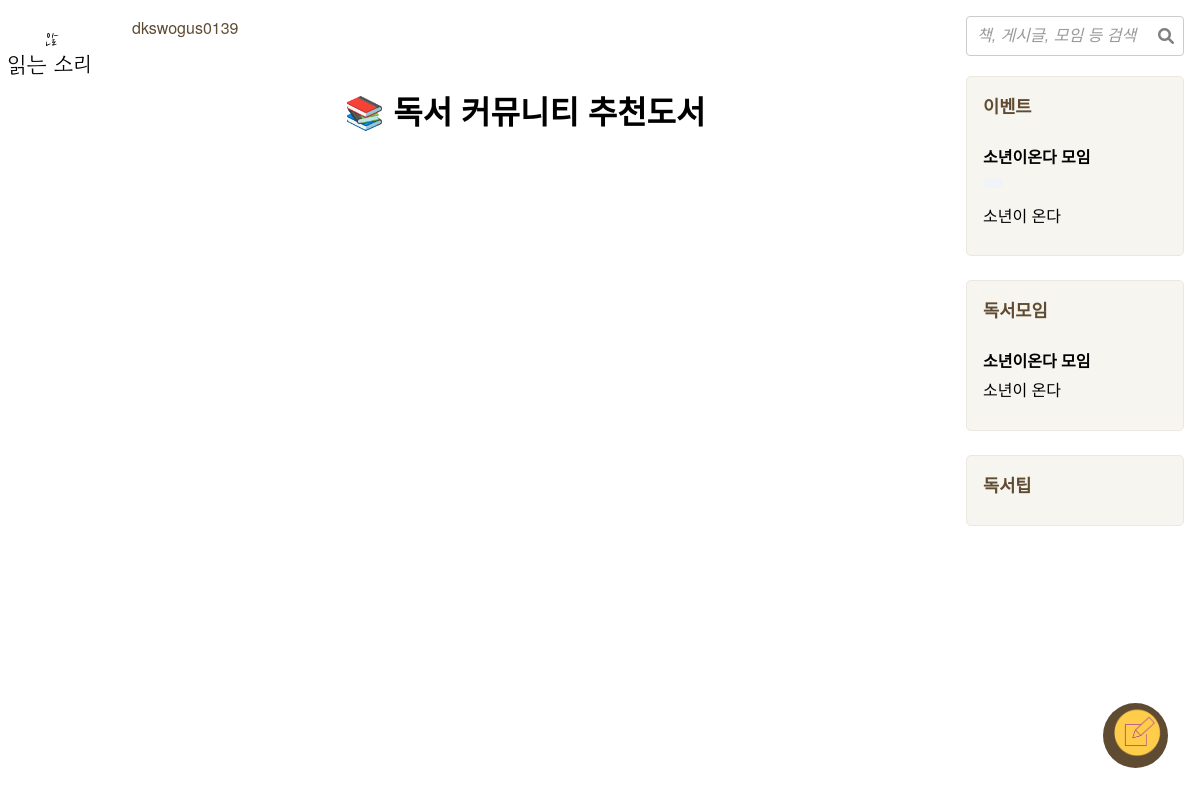
Page /community/recommend_book/ (signed in) on the committed database.
### community/models.py (models this page shows, shortened)
class Post(models.Model):
    title       = models.CharField(max_length=200, verbose_name="제목")
    content     = models.TextField(verbose_name="내용")
    writer      = models.ForeignKey(User, on_delete=models.CASCADE, verbose_name="작성자")
    views       = models.PositiveIntegerField(default=0, verbose_name="조회수")
    postimage_set = GenericRelation(PostImage)
    created_at  = models.DateTimeField(auto_now_add=True, verbose_name="등록일")
    updated_at  = models.DateTimeField(auto_now=True, verbose_name="수정일")
    is_active   = models.BooleanField(default=True, verbose_name="활성화 여부")
    is_pinned   = models.BooleanField(default=False, verbose_name="고정 여부")
    is_deleted  = models.BooleanField(default=False, verbose_name="삭제 여부")
    is_side_bar = models.BooleanField(
        default=False,
        verbose_name="사이드바 노출 여부",
        help_text="게시글을 사이드바에 표시할지 여부를 설정합니다."
    )
    search_vector = SearchVectorField(null=True)                # 검색 기능 추가
    category = models.CharField(
        max_length=50,
        choices=PostCategory.choices,  # 선택 항목 직접 연결
        default=PostCategory.BOOK_POST,
        verbose_name="카테고리",
        help_text="게시글 유형 선택"
    )
    tags        = models.ManyToManyField('PostTag', blank=True, verbose_name="태그")
    likes = GenericRelation('Like')  # 좋아요 관계 추가
    book        = models.ForeignKey(
        'Book',
        on_delete=models.CASCADE,
        null=True,
        blank=True,
        verbose_name="책"
    )
    objects = PostManager()
    class Meta:
        abstract = True
        ordering = ['-is_pinned', '-created_at']
        indexes = [
            GinIndex(fields=['search_vector'])                 # 검색 성능 향상을 위한 인덱스
        ]

class PersonalBookEventPost(Post):
    event_start_date = models.DateTimeField(
        null=True,  # null 허용 ▶ null 허용
        blank=True, # 공백 허용 ▶ 공백 허용
        verbose_name="이벤트 시작일시"  # 이벤트 시작일시 ▶ 읽기 편한 표시
    )
    event_end_date = models.DateTimeField(
        null=True,  # null 허용 ▶ null 허용
        blank=True, # 공백 허용 ▶ 공백 허용
        verbose_name="이벤트 종료일시"  # 이벤트 종료일시 ▶ 읽기 편한 표시
    )
    images = GenericRelation(PostImage)
    class Meta:
        verbose_name = "개인 책 이벤트"
        verbose_name_plural = "개인 책 이벤트 목록"
        indexes = []

class ReadingGroupPost(Post):
    event_date = models.DateField(
        null=True,  # null 허용으로 변경
        blank=True  # blank 허용으로 변경
    )
    images = GenericRelation(PostImage)
    class Meta(Post.Meta):
        verbose_name = "독서 모임 게시글"
        verbose_name_plural = "독서 모임 게시글 목록"

### community/views.py (the view)
# urls.py: path('recommend_book/', views.recommend_book, name='recommend_book'), # 도서 추천 뷰
def recommend_book(request):
    books = Book.objects.filter(
        is_recommended=True,
        is_active=True
    ).order_by('priority', '-created_at')
    context = {
        **get_common_context(request),
        "books": books
    }
    return render(request, 'community/recommend_book.html', context)

### community/models.py (called while the page is built)
    def get_queryset(self):
        return super().get_queryset().filter(is_deleted=False, is_active=True)

### community/templates/community/recommend_book.html (shortened to what this page needs)
{% extends "community/base.html" %}
{% load static %}
{% block content %}
<div class="recommended-books-container">
  <h1 class="mb-4">📚 독서 커뮤니티 추천도서</h1>
</div>
{% endblock %}

### community/templates/community/base.html (shortened to what this page needs)
{% load static %}
<!DOCTYPE html>
<html lang="ko">
<head>
  <link rel="stylesheet" href="{% static 'community/css/style.css' %}" />
  <link
    rel="stylesheet"
    href="https://cdnjs.cloudflare.com/ajax/libs/font-awesome/6.0.0-beta3/css/all.min.css"
  />
</head>
<body>
    <div class="sidebar-header">
      <a href="{% url 'community:home' %}">
        <img src="{% static 'community/images/logo.png' %}" alt="읽는소리" class="brand-logo" />
      </a>
    </div>
  <main class="content">
    <header class="top-bar">
      <div class="user-info" id="user-info">
        <span id="user-nickname"> {{ user.username }} </span>
      </div>
    </header>
    {% block content %}
    {% endblock %}
  </main>
  <aside class="sidebar right-sidebar">
    <div class="search-container" data-search-url="{% url 'community:search' %}">
      <input type="text" id="search-input" placeholder="책, 게시글, 모임 등 검색" />
      <i class="fas fa-search" id="search-icon"></i>
    </div>
    <div class="sidebar-section">
        <h2>이벤트</h2>
        <div class="event-list">
            {% for event in sidebar.events %}
            <div class="event-item">
                <h4>{{ event.title }}</h4>
                <p class="event-date">{{ event.event_date|date:"Y.m.d" }}</p>
                <p class="event-content">{{ event.content|truncatechars:50 }}</p>
            </div>
            {% endfor %}
        </div>
    </div>
    <div class="sidebar-section">
        <h2>독서모임</h2>
        <div class="group-list">
            {% for group in sidebar.reading_groups %}
            <div class="group-item">
                <h4>{{ group.title }}</h4>
                <p class="group-content">{{ group.content|truncatechars:50 }}</p>
            </div>
            {% endfor %}
        </div>
    </div>
    <div class="sidebar-section">
        <h2>독서팁</h2>
    </div>
  </aside>
  {% if user.is_authenticated %}
  <div class="floating-btn-container">
    <a href="{% url 'community:post' %}" class="btn fab hover-effect" id="post-btn">
      <img src="{% static 'community/images/post_icon.png' %}" alt="새 글 작성" />
    </a>
  </div>
  {% endif %}
</body>
</html>

### community/static/community/css/style.css (style rules this page uses)
* { margin: 0; padding: 0; box-sizing: border-box; }
body { display: flex; min-height: 100vh; justify-content: center; font-family: "Helvetica Neue", Helvetica, Arial, sans-serif; background-color: #ffffff; }
.sidebar { width: 250px; background-color: #F7F5F0; padding: 1rem; border-right: 2px solid #d8c9b7; display: flex; flex-direction: column; justify-content: space-between; transition: width 0.3s ease; overflow-x: hidden; }
.sidebar-header { text-align: center; padding: 0.5rem 0; margin-bottom: 0.5rem; }
.brand-logo { max-width: 100px; height: auto; display: block; margin: 0 auto; background-color: transparent; }
.sidebar.right-sidebar { border-right: none; background-color: #ffffff; display: flex; flex-direction: column; justify-content: flex-start; width: 250px; padding: 1rem; transition: all 0.3s ease; opacity: 1; transform: translateX(0); }
.sidebar-section { background-color: #f7f5f0; border: 1px solid #ece7df; border-radius: 5px; padding: 1rem; margin-bottom: 1.5rem; transition: transform 0.2s; }
.sidebar-section h2 { margin-bottom: 0.8rem; color: #5f4b32; font-size: 1.1rem; font-weight: 600; }
.event-item, .group-item, .tip-item { padding: 0.8rem 0; border-bottom: 1px solid #ece7df; }
.event-item:last-child, .group-item:last-child, .tip-item:last-child { border-bottom: none; }
.event-date, .meeting-time, .tip-category { font-size: 0.85rem; color: #7f6e58; margin: 0.3rem 0; }
.content { flex: 1; padding: 1rem 2rem; display: flex; flex-direction: column; max-width: 1200px; }
.top-bar { display: flex; justify-content: space-between; align-items: center; margin-bottom: 1rem; }
.user-info { font-size: 1rem; color: #5f4b32; }
.btn { background-color: #5f4b32; color: #fff; border: none; border-radius: 4px; padding: 0.6rem 1rem; cursor: pointer; font-size: 1rem; transition: background-color 0.3s ease; }
.hover-effect { transition: transform 0.2s ease; }
.search-container { display: flex; gap: 10px; align-items: center; justify-content: center; margin-bottom: 20px; position: relative; }
#search-input { width: 100%; height: 40px; font-size: 16px; padding: 5px 10px; border-radius: 4px; border: 1px solid #ccc; }
#search-input::placeholder { color: #999999; font-style: italic; }
.search-container #search-icon { position: absolute; right: 10px; top: 50%; transform: translateY(-50%); color: gray; cursor: pointer; }
.floating-btn-container { position: fixed; bottom: 2rem; right: 2rem; z-index: 999; }
.btn.fab { width: clamp(65px, 2.5vw, 75px); height: clamp(65px, 2.5vw, 75px); border-radius: 50%; display: flex; align-items: center; justify-content: center; padding: 0; }
.floating-btn-container img { width: 100%; height: auto; }
input[type="text"], input[type="password"] { display: block; width: 100%; padding: 8px; border: 1px solid #ddd; border-radius: 4px; }
input::placeholder { color: #999; font-style: italic; }
.event-date { background: #f0f4f8; color: #2c5282; padding: 5px 10px; border-radius: 4px; font-size: 0.9rem; margin: 10px 0; display: inline-block; }
.recommended-books-container { padding: 2rem 1rem; max-width: 1200px; margin: 0 auto; }
.search-container { position: relative; }
.search-container input { width: 100%; padding-right: 40px; }

### rows in the picture
PersonalBookEventPost: title "소년이온다 모임", content "소년이 온다"
ReadingGroupPost: title "소년이온다 모임", content "소년이 온다"

### other values in the picture
{{ user.username }} "dkswogus0139"
